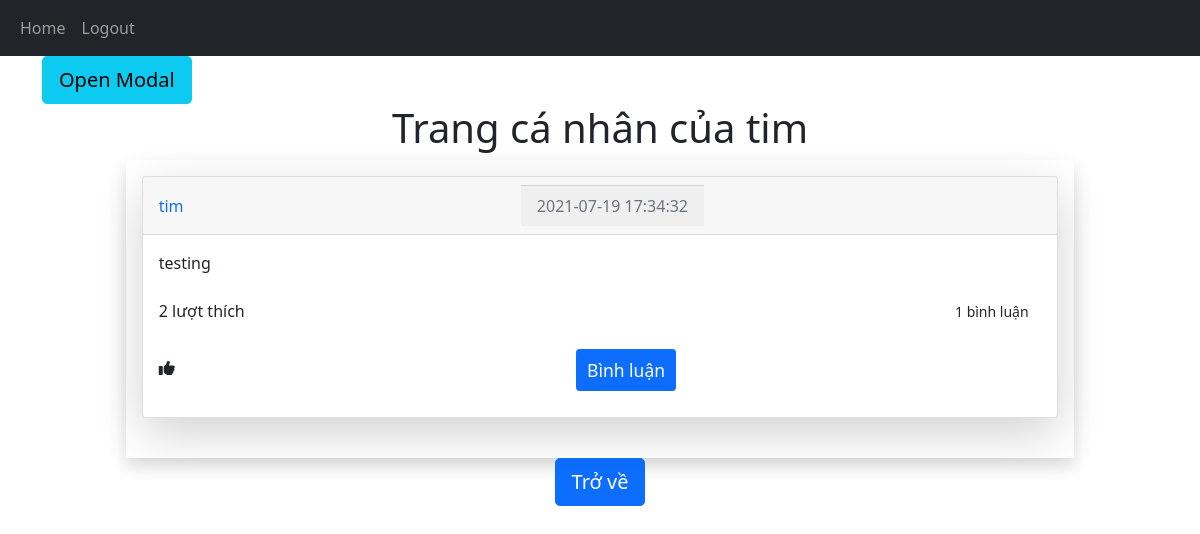
The page /posts/tim (signed in) on the database its author committed.
### website/models.py (models this page shows)
class User(db.Model, UserMixin):
    id = db.Column(db.Integer, primary_key=True)
    email = db.Column(db.String(150), unique=True)
    username = db.Column(db.String(150), unique=True)
    password = db.Column(db.String(150))
    date_created = db.Column(db.DateTime(timezone=True), default=func.now())
    posts = db.relationship('Post', backref='user', passive_deletes=True)
    comments = db.relationship('Comment', backref='user', passive_deletes=True)
    likes = db.relationship('Like', backref='user', passive_deletes=True)

class Post(db.Model):
    id = db.Column(db.Integer, primary_key=True)
    text = db.Column(db.Text, nullable=False)
    date_created = db.Column(db.DateTime(timezone=True), default=func.now())
    author = db.Column(db.Integer, db.ForeignKey(
        'user.id', ondelete="CASCADE"), nullable=False)
    comments = db.relationship('Comment', backref='post', passive_deletes=True)
    likes = db.relationship('Like', backref='post', passive_deletes=True)

### website/views.py (the view)
@views.route("/posts/<username>")
@login_required
def posts(username):
    user = User.query.filter_by(username=username).first()
    if not user:
        flash('No user with that username exists.', category='error')
        return redirect(url_for('views.home'))
    posts = user.posts
    return render_template("posts.html", user=current_user, posts=posts, username=username)

### website/__init__.py (called while the page is built)
def create_app():
    app = Flask(__name__)
    app.config['SECRET_KEY'] = "helloworld"
    app.config['SQLALCHEMY_DATABASE_URI'] = f'sqlite:///{DB_NAME}'
    db.init_app(app)
    from .views import views
    from .auth import auth
    app.register_blueprint(views, url_prefix="/")
    app.register_blueprint(auth, url_prefix="/")
    from .models import User, Post, Comment, Like
    create_database(app)
    login_manager = LoginManager()
    login_manager.login_view = "auth.login"
    login_manager.init_app(app)
    @login_manager.user_loader
    def load_user(id):
        return User.query.get(int(id))
    return app

### website/templates/posts.html (shortened to what this page needs)
{% extends "posts_div.html" %}  {% block header %}Trang cá nhân của {{username}}{% endblock %} {% block footer %}
<div align="center">
  <a href="/home"
    ><button type="button" class="btn btn-primary btn-lg">Trở về</button></a
  >
</div>
{% endblock %}

### website/templates/posts_div.html (shortened to what this page needs)
{% extends "base.html" %} {% block title %}Trang chủ{% endblock %} {% block content
%}
<button type="button" class="btn btn-info btn-lg" data-toggle="modal" data-target="#myModal">Open Modal</button>
<h1 align="center">{% block header %}Trang chủ{% endblock %}</h1>
<div class="shadow p-3" id="posts" style="width:85%;margin:auto">
  {% for post in posts %}
  <div class="card shadow-lg">
    <div class="card-header d-flex justify-content-between align-items-center">
      <a style="text-decoration: none" href="/posts/{{post.user.username}}">{{post.user.username}}</a>
      <div class="card-footer text-muted">{{post.date_created}}</div>
    </div>
    <div class="card-body">
      <div class="card-text">{{post.text}}</div>
      <br />
      <p class="card-text">
        <span id="likes-count-{{post.id}}">
        {{ post.likes|length }} </span> <span>lượt thích</span>
        {% if post.comments|length > 0 %}
        <small style="margin-left:80%">{{post.comments|length}} bình luận</small>
        {% endif %}
      </p>
      <p class="card-text">
        {% if user.id in post.likes|map(attribute="author")|list %}
        <i
          style="cursor: pointer;"
          class="fas fa-thumbs-up"
          id="like-button-{{post.id}}"
          onclick="like({{post.id}})"
        ></i>
        {% endif %}
        <a class="GFG btn btn-sm btn-primary" style="margin-left:45%" data-bs-toggle="collapse" href="#comments-{{post.id}}" role="button">
          <small>Bình luận</small>
        </a>
      </p>
    </div>
  </div>
  <br > {% endfor %}
</div>
{% block footer %}{% endblock %} {% endblock %}

### website/templates/posts_div.html (style rules this page uses)
.GFG { padding: 5px 10px; text-align: center; display: inline-block; font-size: 20px; margin: 10px 30px; cursor: pointer; text-decoration:none; }

### rows shown on the page
User: username "tim"
Post: user.username "tim", date_created "2021-07-19 17:34:32", text "testing", likes|length "2", comments|length "1"
